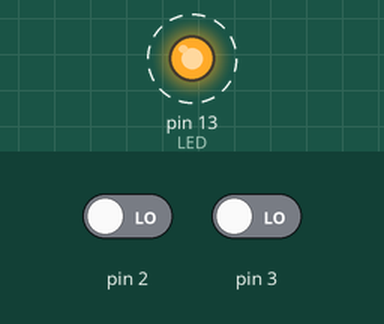
Bench run of a sketch on a simulated Arduino Uno, built with avr-gcc and run on an emulated ATmega328P. Parts: output pins drawn as LEDs (lit = HIGH). Dashed ring = blinking. Inputs (shaded band) come from the test bench; at power-on: pin 2 LOW, pin 3 LOW. What the sketch prints to the serial monitor is not drawn.

Above: at 1.2 s.
1.3 s: pin 2 driven HIGH
4.3 s: pin 3 driven HIGH
Timing chart, 0 to 13.3 s (numbered marks = the images above; inputs shaded):
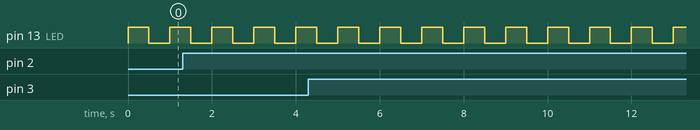

The sketch:

Project_25_Using_Interrupts_updated.ino
```cpp
// Project 25 – Using Interrupts

#define LED 13
void setup()
{
  Serial.begin(9600);
  pinMode(13, OUTPUT);
  attachInterrupt(0, displayMicros, RISING);
  attachInterrupt(1, displayMillis, RISING);
}
 void displayMicros()
{
  Serial.println(":)");
 // Serial.println(micros());
}

 void displayMillis()
{
  Serial.println(":(");
//Serial.println(millis());
}
 void loop()
{
  digitalWrite(LED, HIGH);
  delay(500);
  digitalWrite(LED, LOW);
  delay(500);
}
```

Measured:
- by itself, pin 13 (LED): alternates HIGH for 0.50 s and LOW for 0.50 s
